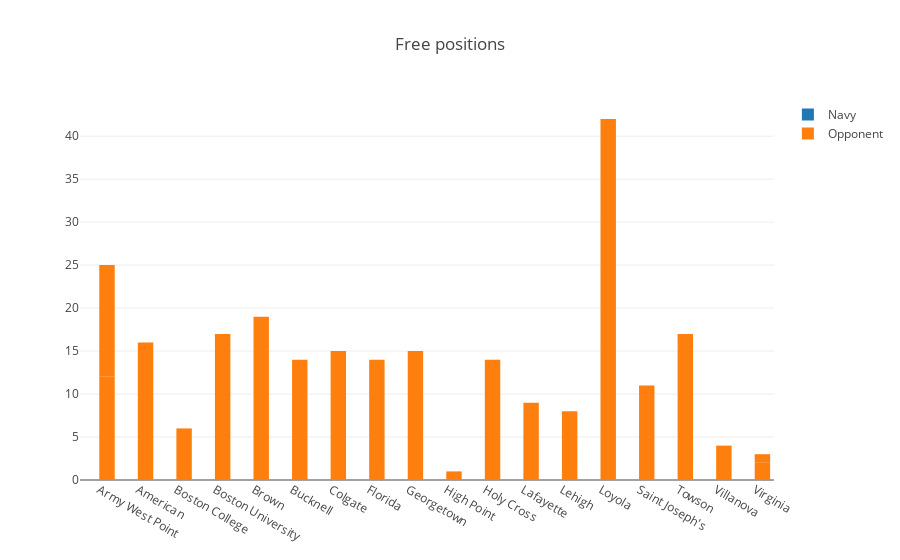

Notebook cell for this chart:
### Code cell
data = [trace1, trace2]
layout = go.Layout(title='Free positions',barmode='group')
fig = go.Figure(data=data, layout=layout)
iplot(fig, filename='grouped-bar')

### Figure 1 — Plotly figure (JSON) as saved in the notebook; plotly's stock layout.template omitted (floating-point values rounded to 4 significant figures)
{"data": [{"name": "Navy", "type": "bar", "uid": "f21c19ac-8019-4114-be47-70bceba692d5", "x": ["Army West Point", "Army West Point", "American", "Boston College", "Boston University", "Brown", "Bucknell", "Colgate", "Florida", "Georgetown", "High Point ", "Holy Cross", "Lafayette", "Lehigh", "Loyola", "Loyola", "Saint Joseph's", "Towson", "Villanova", "Virginia ", "Virginia "], "y": [0, 0, 0, 0, 0, 0, 0, 0, 0, 0, 0, 0, 0, 0, 0, 0, 0, 0, 0, 0, 0]}, {"name": "Opponent", "type": "bar", "uid": "9556b2cb-36ac-4ad3-bf36-864d2a8dbe22", "x": ["Army West Point", "Army West Point", "American", "Boston College", "Boston University", "Brown", "Bucknell", "Colgate", "Florida", "Georgetown", "High Point ", "Holy Cross", "Lafayette", "Lehigh", "Loyola", "Loyola", "Saint Joseph's", "Towson", "Villanova", "Virginia ", "Virginia "], "y": [12, 13, 16, 6, 17, 19, 14, 15, 14, 15, 1, 14, 9, 8, 15, 27, 11, 17, 4, 2, 1]}], "layout": {"barmode": "group", "title": {"text": "Free positions"}}}
